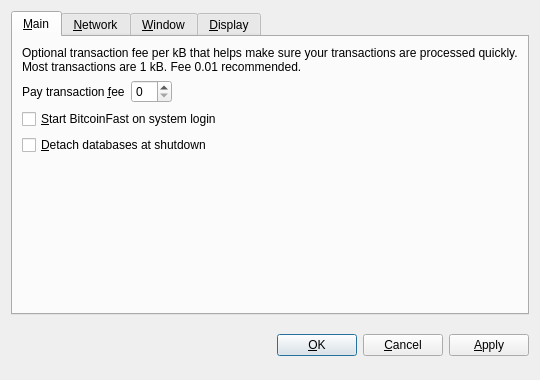
<?xml version="1.0" encoding="UTF-8"?>
<ui version="4.0">
 <class>OptionsDialog</class>
 <widget class="QDialog" name="OptionsDialog">
  <property name="geometry">
   <rect>
    <x>0</x>
    <y>0</y>
    <width>540</width>
    <height>380</height>
   </rect>
  </property>
  <property name="windowTitle">
   <string>Options</string>
  </property>
  <property name="modal">
   <bool>true</bool>
  </property>
  <layout class="QVBoxLayout" name="verticalLayout">
   <item>
    <widget class="QTabWidget" name="tabWidget">
     <property name="tabPosition">
      <enum>QTabWidget::North</enum>
     </property>
     <property name="currentIndex">
      <number>0</number>
     </property>
     <widget class="QWidget" name="tabMain">
      <attribute name="title">
       <string>&amp;Main</string>
      </attribute>
      <layout class="QVBoxLayout" name="verticalLayout_Main">
       <item>
        <widget class="QLabel" name="transactionFeeInfoLabel">
         <property name="text">
          <string>Optional transaction fee per kB that helps make sure your transactions are processed quickly. Most transactions are 1 kB. Fee 0.01 recommended.</string>
         </property>
         <property name="textFormat">
          <enum>Qt::PlainText</enum>
         </property>
         <property name="wordWrap">
          <bool>true</bool>
         </property>
        </widget>
       </item>
       <item>
        <layout class="QHBoxLayout" name="horizontalLayout_Main">
         <item>
          <widget class="QLabel" name="transactionFeeLabel">
           <property name="text">
            <string>Pay transaction &amp;fee</string>
           </property>
           <property name="textFormat">
            <enum>Qt::PlainText</enum>
           </property>
           <property name="buddy">
            <cstring>transactionFee</cstring>
           </property>
          </widget>
         </item>
         <item>
          <widget class="BitcoinAmountField" name="transactionFee"/>
         </item>
         <item>
          <spacer name="horizontalSpacer_Main">
           <property name="orientation">
            <enum>Qt::Horizontal</enum>
           </property>
           <property name="sizeHint" stdset="0">
            <size>
             <width>40</width>
             <height>20</height>
            </size>
           </property>
          </spacer>
         </item>
        </layout>
       </item>
       <item>
        <widget class="QCheckBox" name="bitcoinAtStartup">
         <property name="toolTip">
          <string>Automatically start BitcoinFast after logging in to the system.</string>
         </property>
         <property name="text">
          <string>&amp;Start BitcoinFast on system login</string>
         </property>
        </widget>
       </item>
       <item>
        <widget class="QCheckBox" name="detachDatabases">
         <property name="toolTip">
          <string>Detach block and address databases at shutdown. This means they can be moved to another data directory, but it slows down shutdown. The wallet is always detached.</string>
         </property>
         <property name="text">
          <string>&amp;Detach databases at shutdown</string>
         </property>
        </widget>
       </item>
       <item>
        <spacer name="verticalSpacer_Main">
         <property name="orientation">
          <enum>Qt::Vertical</enum>
         </property>
         <property name="sizeHint" stdset="0">
          <size>
           <width>20</width>
           <height>40</height>
          </size>
         </property>
        </spacer>
       </item>
      </layout>
     </widget>
     <widget class="QWidget" name="tabNetwork">
      <attribute name="title">
       <string>&amp;Network</string>
      </attribute>
      <layout class="QVBoxLayout" name="verticalLayout_Network">
       <item>
        <widget class="QCheckBox" name="mapPortUpnp">
         <property name="toolTip">
          <string>Automatically open the BitcoinFast client port on the router. This only works when your router supports UPnP and it is enabled.</string>
         </property>
         <property name="text">
          <string>Map port using &amp;UPnP</string>
         </property>
        </widget>
       </item>
       <item>
        <widget class="QCheckBox" name="connectSocks">
         <property name="toolTip">
          <string>Connect to the BitcoinFast network through a SOCKS proxy (e.g. when connecting through Tor).</string>
         </property>
         <property name="text">
          <string>&amp;Connect through SOCKS proxy:</string>
         </property>
        </widget>
       </item>
       <item>
        <layout class="QHBoxLayout" name="horizontalLayout_Network">
         <item>
          <widget class="QLabel" name="proxyIpLabel">
           <property name="text">
            <string>Proxy &amp;IP:</string>
           </property>
           <property name="textFormat">
            <enum>Qt::PlainText</enum>
           </property>
           <property name="buddy">
            <cstring>proxyIp</cstring>
           </property>
          </widget>
         </item>
         <item>
          <widget class="QValidatedLineEdit" name="proxyIp">
           <property name="maximumSize">
            <size>
             <width>140</width>
             <height>16777215</height>
            </size>
           </property>
           <property name="toolTip">
            <string>IP address of the proxy (e.g. 127.0.0.1)</string>
           </property>
          </widget>
         </item>
         <item>
          <widget class="QLabel" name="proxyPortLabel">
           <property name="text">
            <string>&amp;Port:</string>
           </property>
           <property name="textFormat">
            <enum>Qt::PlainText</enum>
           </property>
           <property name="buddy">
            <cstring>proxyPort</cstring>
           </property>
          </widget>
         </item>
         <item>
          <widget class="QLineEdit" name="proxyPort">
           <property name="maximumSize">
            <size>
             <width>55</width>
             <height>16777215</height>
            </size>
           </property>
           <property name="toolTip">
            <string>Port of the proxy (e.g. 9050)</string>
           </property>
          </widget>
         </item>
         <item>
          <widget class="QLabel" name="socksVersionLabel">
           <property name="text">
            <string>SOCKS &amp;Version:</string>
           </property>
           <property name="textFormat">
            <enum>Qt::PlainText</enum>
           </property>
           <property name="buddy">
            <cstring>socksVersion</cstring>
           </property>
          </widget>
         </item>
         <item>
          <widget class="QValueComboBox" name="socksVersion">
           <property name="toolTip">
            <string>SOCKS version of the proxy (e.g. 5)</string>
           </property>
          </widget>
         </item>
         <item>
          <spacer name="horizontalSpacer_Network">
           <property name="orientation">
            <enum>Qt::Horizontal</enum>
           </property>
           <property name="sizeHint" stdset="0">
            <size>
             <width>40</width>
             <height>20</height>
            </size>
           </property>
          </spacer>
         </item>
        </layout>
       </item>
       <item>
        <spacer name="verticalSpacer_Network">
         <property name="orientation">
          <enum>Qt::Vertical</enum>
         </property>
         <property name="sizeHint" stdset="0">
          <size>
           <width>20</width>
           <height>40</height>
          </size>
         </property>
        </spacer>
       </item>
      </layout>
     </widget>
     <widget class="QWidget" name="tabWindow">
      <attribute name="title">
       <string>&amp;Window</string>
      </attribute>
      <layout class="QVBoxLayout" name="verticalLayout_Window">
       <item>
        <widget class="QCheckBox" name="minimizeToTray">
         <property name="toolTip">
          <string>Show only a tray icon after minimizing the window.</string>
         </property>
         <property name="text">
          <string>&amp;Minimize to the tray instead of the taskbar</string>
         </property>
        </widget>
       </item>
       <item>
        <widget class="QCheckBox" name="minimizeOnClose">
         <property name="toolTip">
          <string>Minimize instead of exit the application when the window is closed. When this option is enabled, the application will be closed only after selecting Quit in the menu.</string>
         </property>
         <property name="text">
          <string>M&amp;inimize on close</string>
         </property>
        </widget>
       </item>
       <item>
        <spacer name="verticalSpacer_Window">
         <property name="orientation">
          <enum>Qt::Vertical</enum>
         </property>
         <property name="sizeHint" stdset="0">
          <size>
           <width>20</width>
           <height>40</height>
          </size>
         </property>
        </spacer>
       </item>
      </layout>
     </widget>
     <widget class="QWidget" name="tabDisplay">
      <attribute name="title">
       <string>&amp;Display</string>
      </attribute>
      <layout class="QVBoxLayout" name="verticalLayout_Display">
       <item>
        <layout class="QHBoxLayout" name="horizontalLayout_1_Display">
         <item>
          <widget class="QLabel" name="langLabel">
           <property name="text">
            <string>User Interface &amp;language:</string>
           </property>
           <property name="textFormat">
            <enum>Qt::PlainText</enum>
           </property>
           <property name="buddy">
            <cstring>lang</cstring>
           </property>
          </widget>
         </item>
         <item>
          <widget class="QValueComboBox" name="lang">
           <property name="toolTip">
            <string>The user interface language can be set here. This setting will take effect after restarting BitcoinFast.</string>
           </property>
          </widget>
         </item>
        </layout>
       </item>
       <item>
        <layout class="QHBoxLayout" name="horizontalLayout_2_Display">
         <item>
          <widget class="QLabel" name="unitLabel">
           <property name="text">
            <string>&amp;Unit to show amounts in:</string>
           </property>
           <property name="textFormat">
            <enum>Qt::PlainText</enum>
           </property>
           <property name="buddy">
            <cstring>unit</cstring>
           </property>
          </widget>
         </item>
         <item>
          <widget class="QValueComboBox" name="unit">
           <property name="toolTip">
            <string>Choose the default subdivision unit to show in the interface and when sending coins.</string>
           </property>
          </widget>
         </item>
        </layout>
       </item>
       <item>
        <widget class="QCheckBox" name="displayAddresses">
         <property name="toolTip">
          <string>Whether to show BitcoinFast addresses in the transaction list or not.</string>
         </property>
         <property name="text">
          <string>&amp;Display addresses in transaction list</string>
         </property>
        </widget>
       </item>
       <item>
        <widget class="QCheckBox" name="coinControlFeatures">
         <property name="toolTip">
          <string>Whether to show coin control features or not.</string>
         </property>
         <property name="text">
          <string>Display coin &amp;control features (experts only!)</string>
         </property>
        </widget>
       </item>
       <item>
        <spacer name="verticalSpacer_Display">
         <property name="orientation">
          <enum>Qt::Vertical</enum>
         </property>
         <property name="sizeHint" stdset="0">
          <size>
           <width>20</width>
           <height>40</height>
          </size>
         </property>
        </spacer>
       </item>
      </layout>
     </widget>
    </widget>
   </item>
   <item>
    <layout class="QHBoxLayout" name="horizontalLayout_Buttons">
     <item>
      <spacer name="horizontalSpacer_1">
       <property name="orientation">
        <enum>Qt::Horizontal</enum>
       </property>
       <property name="sizeHint" stdset="0">
        <size>
         <width>40</width>
         <height>48</height>
        </size>
       </property>
      </spacer>
     </item>
     <item>
      <widget class="QLabel" name="statusLabel">
       <property name="font">
        <font>
         <weight>75</weight>
         <bold>true</bold>
        </font>
       </property>
       <property name="text">
        <string/>
       </property>
       <property name="textFormat">
        <enum>Qt::PlainText</enum>
       </property>
       <property name="wordWrap">
        <bool>true</bool>
       </property>
      </widget>
     </item>
     <item>
      <spacer name="horizontalSpacer_2">
       <property name="orientation">
        <enum>Qt::Horizontal</enum>
       </property>
       <property name="sizeHint" stdset="0">
        <size>
         <width>40</width>
         <height>48</height>
        </size>
       </property>
      </spacer>
     </item>
     <item>
      <widget class="QPushButton" name="okButton">
       <property name="text">
        <string>&amp;OK</string>
       </property>
      </widget>
     </item>
     <item>
      <widget class="QPushButton" name="cancelButton">
       <property name="text">
        <string>&amp;Cancel</string>
       </property>
       <property name="autoDefault">
        <bool>false</bool>
       </property>
      </widget>
     </item>
     <item>
      <widget class="QPushButton" name="applyButton">
       <property name="text">
        <string>&amp;Apply</string>
       </property>
       <property name="autoDefault">
        <bool>false</bool>
       </property>
      </widget>
     </item>
    </layout>
   </item>
  </layout>
 </widget>
 <customwidgets>
  <customwidget>
   <class>BitcoinAmountField</class>
   <extends>QSpinBox</extends>
   <header>bitcoinamountfield.h</header>
  </customwidget>
  <customwidget>
   <class>QValueComboBox</class>
   <extends>QComboBox</extends>
   <header>qvaluecombobox.h</header>
  </customwidget>
  <customwidget>
   <class>QValidatedLineEdit</class>
   <extends>QLineEdit</extends>
   <header>qvalidatedlineedit.h</header>
  </customwidget>
 </customwidgets>
 <resources/>
 <connections/>
</ui>
